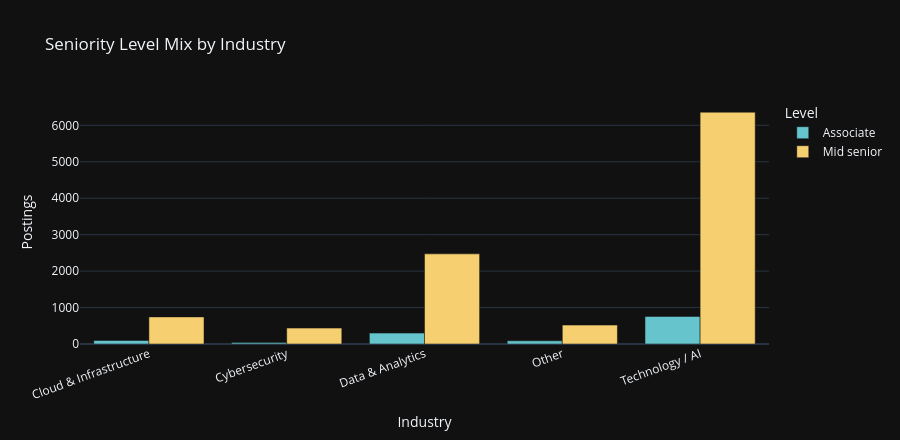

The cell this chart's notebook holds for it:
### Markdown cell above
## 5. Seniority Mix Analysis

### Code cell
seniority_ind = (
    df[df['industry'].isin(top_industries)]
    .groupby(['industry', 'job_level'])
    .size()
    .unstack(fill_value=0)
)

fig = px.bar(
    seniority_ind.T.reset_index().melt(id_vars='job_level'),
    x='industry', y='value', color='job_level',
    barmode='group',
    title='Seniority Level Mix by Industry',
    template=PLOTLY_TEMPLATE,
    color_discrete_sequence=px.colors.qualitative.Pastel,
    labels={'value': 'Postings', 'industry': 'Industry', 'job_level': 'Level'}
)
fig.update_layout(xaxis_tickangle=-20, height=440)
save_plotly(fig, '04_seniority_by_industry')
fig.show()

### Figure 1 — Plotly figure (JSON) as saved in the notebook; plotly's stock layout.template omitted (floating-point values rounded to 4 significant figures)
{"data": [{"alignmentgroup": "True", "hovertemplate": "Level=Associate<br>Industry=%{x}<br>Postings=%{y}<extra></extra>", "legendgroup": "Associate", "marker": {"color": "rgb(102, 197, 204)", "pattern": {"shape": ""}}, "name": "Associate", "offsetgroup": "Associate", "orientation": "v", "showlegend": true, "textposition": "auto", "type": "bar", "x": ["Cloud & Infrastructure", "Cybersecurity", "Data & Analytics", "Other", "Technology / AI"], "xaxis": "x", "y": [96, 38, 299, 87, 756], "yaxis": "y"}, {"alignmentgroup": "True", "hovertemplate": "Level=Mid senior<br>Industry=%{x}<br>Postings=%{y}<extra></extra>", "legendgroup": "Mid senior", "marker": {"color": "rgb(246, 207, 113)", "pattern": {"shape": ""}}, "name": "Mid senior", "offsetgroup": "Mid senior", "orientation": "v", "showlegend": true, "textposition": "auto", "type": "bar", "x": ["Cloud & Infrastructure", "Cybersecurity", "Data & Analytics", "Other", "Technology / AI"], "xaxis": "x", "y": [744, 436, 2473, 519, 6360], "yaxis": "y"}], "layout": {"barmode": "group", "height": 440, "legend": {"title": {"text": "Level"}, "tracegroupgap": 0}, "title": {"text": "Seniority Level Mix by Industry"}, "xaxis": {"anchor": "y", "domain": [0.0, 1.0], "tickangle": -20, "title": {"text": "Industry"}}, "yaxis": {"anchor": "x", "domain": [0.0, 1.0], "title": {"text": "Postings"}}}}
